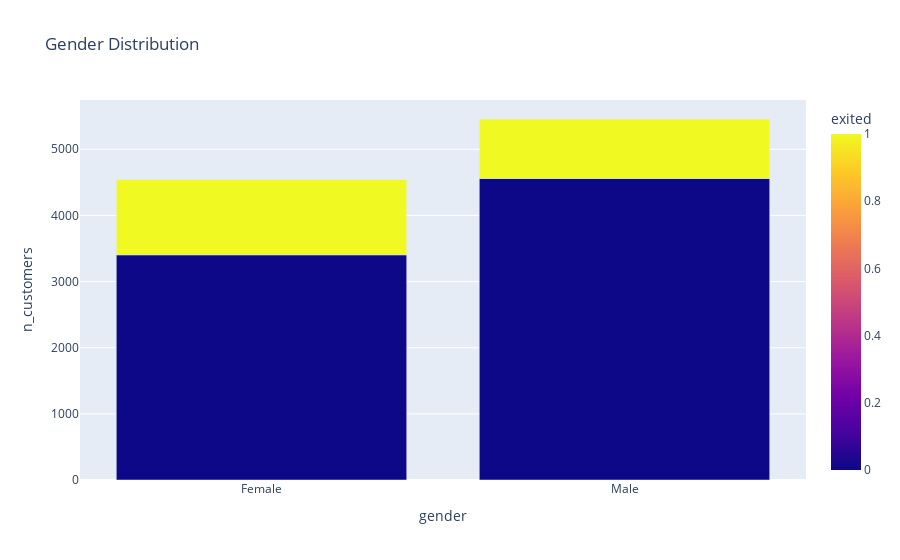

Notebook source saved alongside this figure:
### Markdown cell above
### Gender

### Code cell
aux = df3[['customer_id','gender', 'exited']].groupby(['gender', 'exited']).count().rename(columns={'customer_id': 'n_customers'}).reset_index()


fig = px.bar(aux, x="gender", y="n_customers", color="exited", title="Gender Distribution")
fig.show()

### Figure 1 — Plotly figure (JSON) as saved in the notebook; plotly's stock layout.template omitted (floating-point values rounded to 4 significant figures)
{"data": [{"alignmentgroup": "True", "hovertemplate": "gender=%{x}<br>n_customers=%{y}<br>exited=%{marker.color}<extra></extra>", "legendgroup": "", "marker": {"color": [0, 1, 0, 1], "coloraxis": "coloraxis", "pattern": {"shape": ""}}, "name": "", "offsetgroup": "", "orientation": "v", "showlegend": false, "textposition": "auto", "type": "bar", "x": ["Female", "Female", "Male", "Male"], "xaxis": "x", "y": [3404, 1139, 4559, 898], "yaxis": "y"}], "layout": {"barmode": "relative", "coloraxis": {"colorbar": {"title": {"text": "exited"}}, "colorscale": [[0, "#0d0887"], [0.1111, "#46039f"], [0.2222, "#7201a8"], [0.3333, "#9c179e"], [0.4444, "#bd3786"], [0.5556, "#d8576b"], [0.6667, "#ed7953"], [0.7778, "#fb9f3a"], [0.8889, "#fdca26"], [1, "#f0f921"]]}, "legend": {"tracegroupgap": 0}, "title": {"text": "Gender Distribution"}, "xaxis": {"anchor": "y", "domain": [0, 1], "title": {"text": "gender"}}, "yaxis": {"anchor": "x", "domain": [0, 1], "title": {"text": "n_customers"}}}}
